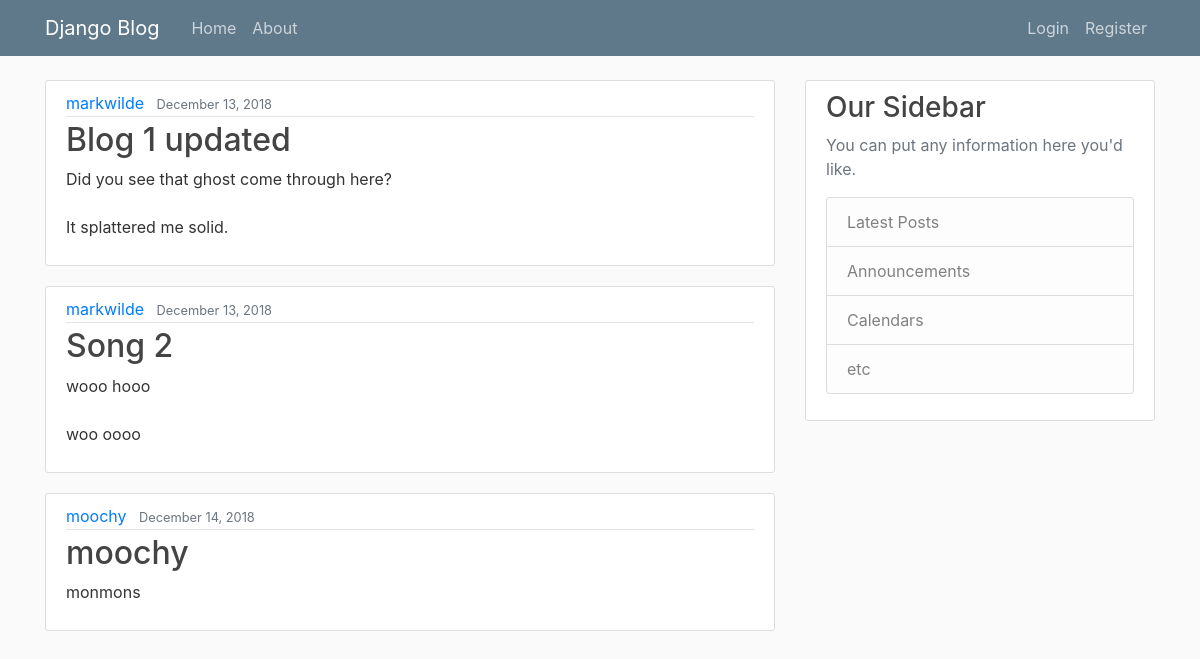
The page / on the database its author committed.
### blog/models.py (models this page shows, shortened)
class Post(models.Model):
    title = models.CharField(max_length=100)
    content = models.TextField()
    date_posted = models.DateTimeField(default=timezone.now)
    author = models.ForeignKey(User, on_delete=models.CASCADE)

### blog/views.py (the view)
# urls.py: path('', views.home, name='blog-home'),
def home(request):
    context = {
        'posts': Post.objects.all()
    }
    return render(request, 'blog/home.html', context)

### blog/templates/blog/home.html
{% extends "blog/base.html" %}
{% block content %}
{% for post in posts %}
<article class="media content-section">
   <div class="media-body">
      <div class="article-metadata">
         <a class="mr-2" href="#">{{ post.author }}</a>
         <small class="text-muted">{{ post.date_posted|date:"F d, Y"}}</small>
      </div>
      <h2><a class="article-title" href="#">{{ post.title }}</a></h2>
      <p class="article-content">{{ post.content }}</p>
   </div>
</article>
{% endfor %}
{% endblock content %}

### blog/static/blog/main.css (style rules this page uses)
body { background: #fafafa; color: #333333; margin-top: 5rem; }
h1, h2, h3, h4, h5, h6 { color: #444444; }
.content-section { background: #ffffff; padding: 10px 20px; border: 1px solid #dddddd; border-radius: 3px; margin-bottom: 20px; }
.article-title { color: #444444; }
.article-content { white-space: pre-line; }
.article-metadata { padding-bottom: 1px; margin-bottom: 4px; border-bottom: 1px solid #e3e3e3 }

### rows shown on the page
Post: author "markwilde", date_posted "December 13, 2018", title "Blog 1 updated", content "Did you see that ghost come through here? It splattered me solid."
Post: author "markwilde", date_posted "December 13, 2018", title "Song 2", content "wooo hooo woo oooo"
Post: author "moochy", date_posted "December 14, 2018", title "moochy", content "monmons"
